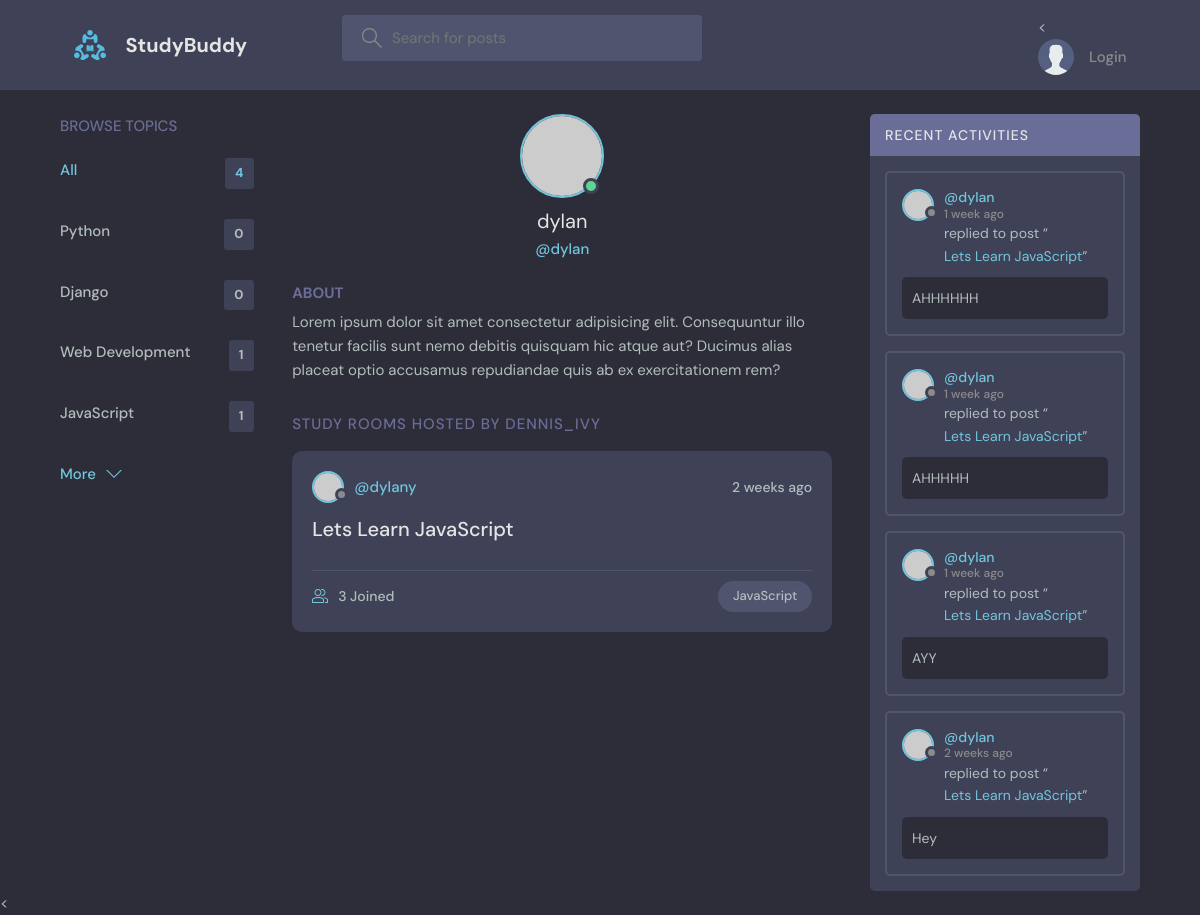
Page /profile/1/ on the committed database.
### base/models.py (models this page shows, shortened)
class Topic(models.Model):
    name = models.CharField(max_length=200)

class Room(models.Model):
    host = models.ForeignKey(User, on_delete=models.SET_NULL, null=True)
    topic = models.ForeignKey(Topic, on_delete=models.SET_NULL, null=True)
    name = models.CharField(max_length=200)
    description = models.TextField(null=True, blank=True)
    participants = models.ManyToManyField(User, related_name='participants', blank=True)
    updated = models.DateTimeField(auto_now=True)
    created = models.DateTimeField(auto_now_add=True)
    class Meta:
        ordering = ['-updated', '-created']

class Message(models.Model):
    user = models.ForeignKey(User, on_delete=models.CASCADE)
    room = models.ForeignKey(Room, on_delete=models.CASCADE)
    body = models.TextField()
    updated = models.DateTimeField(auto_now=True)
    created = models.DateTimeField(auto_now_add=True)
    class Meta:
        ordering = ['-updated', '-created']

### base/views.py (the view)
# urls.py: path('profile/<str:pk>/', views.userProfile, name="user-profile"),
def userProfile(request, pk):
    user = User.objects.get(id=pk)
    rooms = user.room_set.all()
    room_message = user.message_set.all()
    topics = Topic.objects.all()
    context = {'user': user, 'rooms': rooms,
               'room_messages': room_message, 'topics': topics}
    return render(request, 'base/profile.html', context)

### base/templates/base/profile.html (shortened to what this page needs)
{% extends 'main.html' %}
{% block content %}
  <main class="profile-page layout layout--3">
    <div class="container">
      {% include 'base/topics_components.html' %}
      <div class="roomList">
        <div class="profile">
          <div class="profile__avatar">
            <div class="avatar avatar--large active">
              <img src="https://randomuser.me/api/portraits/men/11.jpg" />
            </div>
          </div>
          <div class="profile__info">
            <h3>{{user.username}}</h3>
            <p>@{{user.username}}</p>
          </div>
          <div class="profile__about">
            <h3>About</h3>
            <p>
              Lorem ipsum dolor sit amet consectetur adipisicing elit. Consequuntur illo tenetur
              facilis sunt nemo debitis quisquam hic atque aut? Ducimus alias placeat optio
              accusamus repudiandae quis ab ex exercitationem rem?
            </p>
          </div>
        </div>
        <div class="roomList__header">
          <div>
            <h2>Study Rooms Hosted by dennis_ivy</a>
            </h2>
          </div>
        </div>
        {% include 'base/feed_components.html' %}
      </div>
      {% include 'base/activity_component.html' %}
    </div>
  </main>
{% endblock content %}

### base/templates/base/topics_components.html
<div class="topics">
    <div class="topics__header">
      <h2>Browse Topics</h2>
    </div>
    <ul class="topics__list">
      <li>
        <a href="{%url 'home' %}" class="active">All <span>{{topics.count}}</span></a>
      </li>
      {% for topic in topics %}
      <li>
        <a href="{% url 'home' %}?q={{topic.name}}">{{topic.name}}<span>{{topic.room_set.all.count}}</span></a>
      </li>
      {% endfor %}
    </ul>
    <a class="btn btn--link" href="{% url 'topics' %}">
      More
      <svg version="1.1" xmlns="http://www.w3.org/2000/svg" width="32" height="32" viewBox="0 0 32 32">
        <title>chevron-down</title>
        <path d="M16 21l-13-13h-3l16 16 16-16h-3l-13 13z"></path>
      </svg>
    </a>
  </div>

### base/templates/base/feed_components.html (shortened to what this page needs)
{% for room in rooms %}
<div class="roomListRoom">
    <div class="roomListRoom__header">
      <a href="{% url 'user-profile' room.host.id %}" class="roomListRoom__author">
        <div class="avatar avatar--small">
          <img src="https://randomuser.me/api/portraits/women/11.jpg" />
        </div>
        <span>@{{room.host.username}}y</span>
      </a>
      <div class="roomListRoom__actions">
        <span>{{room.created|timesince}} ago</span>
      </div>
    </div>
    <div class="roomListRoom__content">
      <a href="{% url 'room' room.id %}">{{room.name}}</a>
    </div>
    <div class="roomListRoom__meta">
      <a href="{% url 'room' room.id %}" class="roomListRoom__joined">
        {{room.participants.all.count}} Joined
      </a>
      <p class="roomListRoom__topic">{{room.topic.name}}</p>
    </div>
  </div>
  {% endfor %}

### base/templates/base/activity_component.html (shortened to what this page needs)
<div class="activities">
    <div class="activities__header">
      <h2>Recent Activities</h2>
    </div>
    {% for message in room_messages %}
    <div class="activities__box">
      <div class="activities__boxHeader roomListRoom__header">
        <a href="{% url 'user-profile' message.user.id %}" class="roomListRoom__author">
          <div class="avatar avatar--small">
            <img src="https://randomuser.me/api/portraits/women/11.jpg" />
          </div>
          <p>
            @{{message.user}}
            <span>{{message.created|timesince}} ago</span>
          </p>
        </a>
      </div>
      <div class="activities__boxContent">
        <p>replied to post “<a href="{% url 'room' message.room.id %}">{{message.room.name}}</a>”</p>
        <div class="activities__boxRoomContent">
          {{message.body}}
        </div>
      </div>
    </div>
    {% endfor %}
  </div>

### rows in the picture
Topic: name "Python", room_set.all.count "0"
Topic: name "Django", room_set.all.count "0"
Topic: name "Web Development", room_set.all.count "1"
Topic: name "JavaScript", room_set.all.count "1"
Room: host.username "dylan", created "2 weeks", name "Lets Learn JavaScript", participants.all.count "3", topic.name "JavaScript"
Message: user "dylan", created "1 week", room.name "Lets Learn JavaScript", body "AHHHHHH"
Message: user "dylan", created "1 week", room.name "Lets Learn JavaScript", body "AHHHHH"
Message: user "dylan", created "1 week", room.name "Lets Learn JavaScript", body "AYY"
Message: user "dylan", created "2 weeks", room.name "Lets Learn JavaScript", body "Hey"

### other values in the picture
{{ topics.count }} "4"
{{ user.username }} "dylan"
